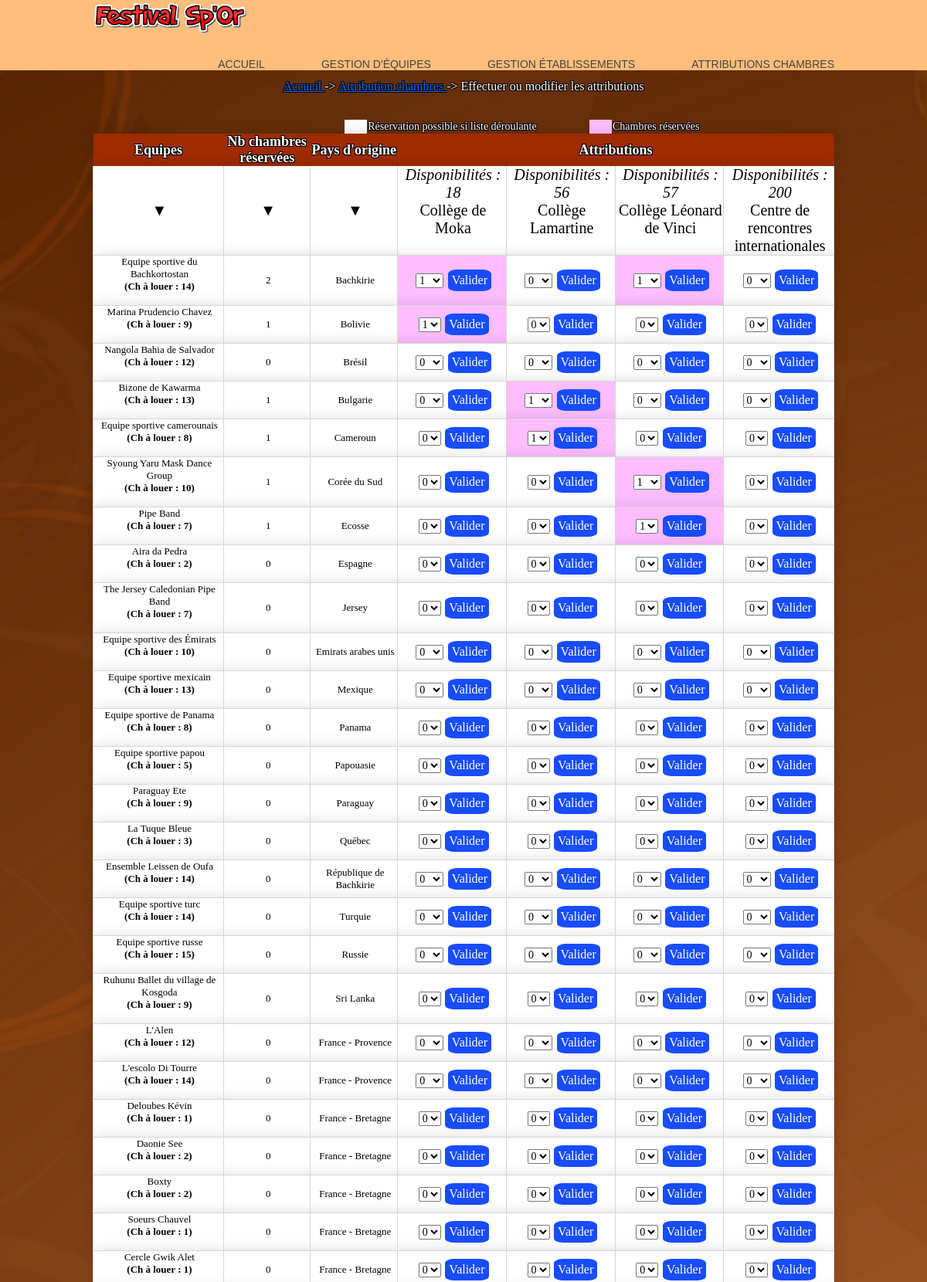
Page /modificationAttributions.php (upper part) on the committed database.
### tables this page shows
create table Etablissement 
(
	id char(8) not null, 
	nom varchar(45) not null,
	adresseRue varchar(45) not null, 
	codePostal char(5) not null, 
	ville varchar(35) not null,
	tel varchar(13) not null,
	adresseElectronique varchar(70), 
	type integer(1) not null,
	civiliteResponsable varchar(12) not null,
	nomResponsable varchar(25) not null,
	prenomResponsable varchar(25),
	nombreChambresOffertes integer,
	constraint pk_Etablissement primary key(id)
);

create table Groupe
(
	id char(4) not null, 
	nom varchar(40) not null, 
	identiteResponsable varchar(40) not null,
	adressePostale varchar(120) not null,
	nombrePersonnes integer not null, 
	nomPays varchar(40) not null, 
	hebergement char(1) not null,
	stand boolean not null,
	constraint pk_Groupe primary key(id)
);

### modificationAttributions.php (the view, shortened to what this page needs)
<?php
include("_debut.inc.php");
include("_gestionBase.inc.php");
echo "<br><p class='textArianne' align='center'><font size='3'> <a  href = 'index.php'> Accueil </a> -> <a href = 'consultationAttributions.php'>
Attribution chambres </a> -> Effectuer ou modifier les attributions</p><br>
<table align='center' width='80%'>
   <tr>
      <td width='34%' align='left'><font size='3'></a>
      </td>
      <td class='reserveSiLien'>&nbsp;</td>
      <td width='30%' align='left'><font size='4' class='textArianne'> Réservation possible si liste déroulante</td>
      <td class='reserve'>&nbsp;</td>
      <td width='30%' align='left'><font size='4' class='textArianne'> Chambres réservées</td>
   </tr>
</table>
 ";
$nbEtabOffrantChambres=obtenirNbEtabOffrantChambres($connexion);
$nb=$nbEtabOffrantChambres;
$pourcCol=50/$nbEtabOffrantChambres;
echo "
<table width='80%' cellspacing='0' cellpadding='0' align='center'
class='content-attri'>";
   echo "
   <thead>
   <tr>
      <th><strong>Equipes</strong></th>
      <th width='10%'><strong>Nb chambres réservées</strong></th>
      <th width='10%'><strong>Pays d'origine</strong></th>
      <th colspan=$nb><strong>Attributions</strong></th>
   </tr>
   </thead>
   ";
   echo "
   <tr class='content-attri'>
      <td>▼</td>
      <td>▼</td>
      <td>▼</td>";
   $req=obtenirReqEtablissementsOffrantChambres();
   $rsEtab=$connexion->query($req);
   $lgEtab=$rsEtab->fetch();
   while ($lgEtab!=FALSE)
   {
      $idEtab=$lgEtab["id"];
      $nom=$lgEtab["nom"];
      $nbOffre=$lgEtab["nombreChambresOffertes"];
      $nbOccup=obtenirNbOccup($connexion, $idEtab);
      $nbChLib = $nbOffre - $nbOccup;
      echo "
      <td valign='top' width='$pourcCol%'><i>Disponibilités : $nbChLib </i> <br>
      $nom </td>";
      $lgEtab=$rsEtab->fetch();
   }
   echo "
   </tr>";
   $req=obtenirReqIdNomGroupesAHeberger();
   $rsGroupe=$connexion->query($req);
   $lgGroupe=$rsGroupe->fetch();
   while ($lgGroupe!=FALSE)
   {
      $idGroupe=$lgGroupe['id'];
      $nom=$lgGroupe['nom'];
      $paysGroupe=$lgGroupe['nompays'];
      $chambre=retourneNbchambre($lgGroupe['nombrePersonnes']);
      $chambretotal=nbchlouer($connexion,$idGroupe);
      echo "
      <tr class='content-attri'>
         <td width='15%' > <font size='2'> $nom <p><Strong>(Ch à louer : $chambre)<p></strong></td>\n";
         if($chambretotal[0]>0){
            echo"
            <td width=’10%’><font size='2'> $chambretotal[0]</td>";
         }else{
            echo"
            <td width=’10%’><font size='2'> 0</td>";
         }
         echo"
         <td width=’10%’><font size='2'> $paysGroupe</td>";
      $req=obtenirReqEtablissementsOffrantChambres();
      $rsEtab=$connexion->query($req);
      $lgEtab=$rsEtab->fetch();
      while ($lgEtab!=FALSE)
      {
         $idEtab=$lgEtab["id"];
         $nbOffre=$lgEtab["nombreChambresOffertes"];
         $nbOccup=obtenirNbOccup($connexion, $idEtab);
         $nbChLib = $nbOffre - $nbOccup;
         $nbOccupGroupe=obtenirNbOccupGroupe($connexion, $idEtab, $idGroupe);
         if ($nbOccupGroupe!=0)
         {
      echo "
      <td class='reserve'>
         <form method='POST' action='modificationAttributions.php'>
            <input type='hidden' value='validerModifAttrib' name='action'>
            <input type='hidden' value='$idEtab' name='idEtab'>
            <input type='hidden' value='$idGroupe' name='idGroupe'>";
               echo "&nbsp;<select name='nbChambres'>";
               if($nbChLib>=($chambre-$chambretotal[0])){
               for ($i=0; $i<=(($chambre-$chambretotal[0])+$nbOccupGroupe); $i++)
                  optionModifAttrib($i,$nbOccupGroupe);
            }else if($nbChLib == 0){
               for($i=0;$i<=$nbOccupGroupe;$i++)
                  optionModifAttrib($i,$nbOccupGroupe);
            }
            echo "
            </select></h5>
            <input type='submit' class='buttonAttri' value='Valider' name='valider'>
         </form></td>";
         }
         else
         {
            if ($nbChLib != 0 && $chambretotal[0]!=$chambre)
            {
               echo "
               <td class='reserveSiLien'>
                  <form method='POST' action='modificationAttributions.php'>
                     <input type='hidden' value='validerModifAttrib' name='action'>
                     <input type='hidden' value='$idEtab' name='idEtab'>
                     <input type='hidden' value='$idGroupe' name='idGroupe'>";
                     echo "&nbsp;<select name='nbChambres'>";
                     if($nbChLib>=($chambre-$chambretotal[0])){
                     for ($i=0; $i<=$chambre-$chambretotal[0]; $i++)
                     {
                        echo "<option>$i</option>";
                     }
                  }else{
                     for ($i=0; $i<$nbChLib+1; $i++)
                     {
                        echo "<option>$i</option>";
                     }
                  }
                     echo "
                     </select></h5>
                     <input class='buttonAttri' type='submit' value='Valider' name='valider'>
                  </form>
               </td>
                  ";
            }
            else
            {
               echo "<td class='reserveSiLien'>complet</td>";
            }
         }
         $lgEtab=$rsEtab->fetch();
      }
      $lgGroupe=$rsGroupe->fetch();
   }
echo "
</table>";
?>

### css/cssGeneral.css (style rules this page uses)
.buttonAttri { background-color: #184cff; border: none; color: rgb(255, 255, 255); padding: 5px; text-align: center; text-decoration: none; display: inline-block; font-size: 16px; margin: 4px 2px; border-radius: 20%; }
.basePage { color:black; font:11px Arial, Helvetica, sans-serif; }
.textArianne { color:#FFFFFF; font:14px Georgia, "Times New Roman", Times, serif; text-shadow: -1px -1px 0 #000, 1px -1px 0 #000, -1px 1px 0 #000, 1px 1px 0 #000; }
td,tr { text-align: left; font:11px Arial, Helvetica, sans-serif; }
.content-attri { border-radius: 5px 5px 0 0; overflow: hidden; box-shadow: 0 0 20px rgba(0, 0, 0, 0.15); }
.content-attri thead tr { height:35px; font:18px Georgia, "Times New Roman", Times, serif; text-shadow: -1px -1px 0 #000, 1px -1px 0 #000, -1px 1px 0 #000, 1px 1px 0 #000; text-align:center; background-color: #9F2B00; color: #ffffff; }
.content-attri td { background-color:#ffffff; height:30px; text-align:center; color:#000; font:20px Georgia, "Times New Roman", Times, serif; padding-left:3px; border-right: solid 1px #d6d6d6; border-left: solid 1px #d6d6d6; }
.content-attri tbody tr { border-bottom: 1px solid #d6d6d6; }
td.reserveSiLien { background-color:#FFFFFF; color:black; color:#FFFFFF; font:14px Georgia, "Times New Roman", Times, serif; text-shadow: -1px -1px 0 #000, 1px -1px 0 #000, -1px 1px 0 #000, 1px 1px 0 #000; }
td.reserve { background-color:#FFBEFF; color:black; color:#FFFFFF; font:14px Georgia, "Times New Roman", Times, serif; text-shadow: -1px -1px 0 #000, 1px -1px 0 #000, -1px 1px 0 #000, 1px 1px 0 #000; }

### css/fond.css (style rules this page uses)
body { background-image: url("../images/fond4.PNG"); background-size: cover; background-repeat: no-repeat; background-attachment: fixed; }

### rows in the picture
etablissement: $pourcCol 12.5 (drawn), nbChLib "18", nom "Collège de Moka", nbChambres "1", nbChambres "0"
etablissement: $pourcCol 12.5 (drawn), nombreChambresOffertes "56", nom "Collège Lamartine", nbChambres "0", nbChambres "1"
etablissement: $pourcCol 12.5 (drawn), nbChLib "57", nom "Collège Léonard de Vinci", nbChambres "1", nbChambres "0"
etablissement: $pourcCol 12.5 (drawn), nombreChambresOffertes "200", nom "Centre de rencontres internationales", nbChambres "0"
groupe: nom "Equipe sportive du Bachkortostan", nombrePersonnes "14", chambretotal "2", nomPays "Bachkirie"
groupe: nom "Marina Prudencio Chavez", nombrePersonnes "9", chambretotal "1", nomPays "Bolivie"
groupe: nom "Nangola Bahia de Salvador", nombrePersonnes "12", shows "0", nomPays "Brésil"
groupe: nom "Bizone de Kawarma", nombrePersonnes "13", chambretotal "1", nomPays "Bulgarie"
groupe: nom "Equipe sportive camerounais", nombrePersonnes "8", chambretotal "1", nomPays "Cameroun"
groupe: nom "Syoung Yaru Mask Dance Group", nombrePersonnes "10", chambretotal "1", nomPays "Corée du Sud"
groupe: nom "Pipe Band", nombrePersonnes "7", chambretotal "1", nomPays "Ecosse"
groupe: nom "Aira da Pedra", nombrePersonnes "2", shows "0", nomPays "Espagne"
groupe: nom "The Jersey Caledonian Pipe Band", nombrePersonnes "7", shows "0", nomPays "Jersey"
groupe: nom "Equipe sportive des Émirats", nombrePersonnes "10", nomPays "Emirats arabes unis"
groupe: nom "Equipe sportive mexicain", nombrePersonnes "13", shows "0", nomPays "Mexique"
groupe: nom "Equipe sportive de Panama", nombrePersonnes "8", shows "0", nomPays "Panama"
groupe: nom "Equipe sportive papou", nombrePersonnes "5", shows "0", nomPays "Papouasie"
groupe: nom "Paraguay Ete", nombrePersonnes "9", shows "0", nomPays "Paraguay"
groupe: nom "La Tuque Bleue", nombrePersonnes "3", shows "0", nomPays "Québec"
groupe: nom "Ensemble Leissen de Oufa", nombrePersonnes "14", shows "0", nomPays "République de Bachkirie"
groupe: nom "Equipe sportive turc", nombrePersonnes "14", shows "0", nomPays "Turquie"
groupe: nom "Equipe sportive russe", nombrePersonnes "15", shows "0", nomPays "Russie"
groupe: nom "Ruhunu Ballet du village de Kosgoda", nombrePersonnes "9", shows "0", nomPays "Sri Lanka"
groupe: nom "L'Alen", nombrePersonnes "12", shows "0", nomPays "France - Provence"
groupe: nom "L'escolo Di Tourre", nombrePersonnes "14", shows "0", nomPays "France - Provence"
groupe: nom "Deloubes Kévin", nombrePersonnes "1", shows "0", nomPays "France - Bretagne"
groupe: nom "Daonie See", nombrePersonnes "2", shows "0", nomPays "France - Bretagne"
groupe: nom "Boxty", nombrePersonnes "2", shows "0", nomPays "France - Bretagne"
groupe: nom "Soeurs Chauvel", nombrePersonnes "1", shows "0", nomPays "France - Bretagne"
groupe: nom "Cercle Gwik Alet", nombrePersonnes "1", shows "0", nomPays "France - Bretagne"
